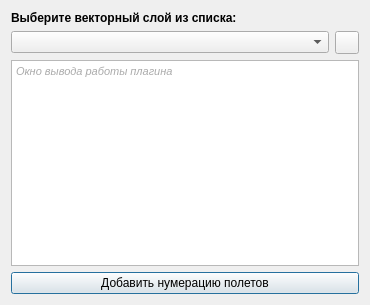
<?xml version="1.0" encoding="UTF-8"?>
<ui version="4.0">
 <class>Dialog</class>
 <widget class="QDialog" name="Dialog">
  <property name="geometry">
   <rect>
    <x>0</x>
    <y>0</y>
    <width>370</width>
    <height>305</height>
   </rect>
  </property>
  <property name="windowTitle">
   <string>Dialog</string>
  </property>
  <layout class="QVBoxLayout" name="verticalLayout_2">
   <item>
    <layout class="QVBoxLayout" name="verticalLayout">
     <item>
      <widget class="QLabel" name="label_1">
       <property name="font">
        <font>
         <weight>75</weight>
         <bold>true</bold>
        </font>
       </property>
       <property name="text">
        <string>Выберите векторный слой из списка:</string>
       </property>
      </widget>
     </item>
     <item>
      <layout class="QHBoxLayout" name="horizontalLayout_2">
       <item>
        <widget class="QComboBox" name="comboBox"/>
       </item>
       <item>
        <widget class="QToolButton" name="toolButton_cbreload">
         <property name="text">
          <string/>
         </property>
         <property name="icon">
          <iconset>
           <normaloff>../icon_reload.png</normaloff>../icon_reload.png</iconset>
         </property>
        </widget>
       </item>
      </layout>
     </item>
     <item>
      <widget class="QTextEdit" name="textEdit">
       <property name="enabled">
        <bool>true</bool>
       </property>
       <property name="readOnly">
        <bool>true</bool>
       </property>
       <property name="html">
        <string>&lt;!DOCTYPE HTML PUBLIC &quot;-//W3C//DTD HTML 4.0//EN&quot; &quot;http://www.w3.org/TR/REC-html40/strict.dtd&quot;&gt;
&lt;html&gt;&lt;head&gt;&lt;meta name=&quot;qrichtext&quot; content=&quot;1&quot; /&gt;&lt;style type=&quot;text/css&quot;&gt;
p, li { white-space: pre-wrap; }
&lt;/style&gt;&lt;/head&gt;&lt;body style=&quot; font-family:'MS Shell Dlg 2'; font-size:8.25pt; font-weight:400; font-style:normal;&quot;&gt;
&lt;p style=&quot; margin-top:0px; margin-bottom:0px; margin-left:0px; margin-right:0px; -qt-block-indent:0; text-indent:0px;&quot;&gt;&lt;span style=&quot; font-style:italic; color:#aaaaaa;&quot;&gt;Окно вывода работы плагина&lt;/span&gt;&lt;/p&gt;&lt;/body&gt;&lt;/html&gt;</string>
       </property>
       <property name="acceptRichText">
        <bool>false</bool>
       </property>
      </widget>
     </item>
     <item>
      <widget class="QPushButton" name="pushButton">
       <property name="text">
        <string>Добавить нумерацию полетов</string>
       </property>
      </widget>
     </item>
    </layout>
   </item>
  </layout>
 </widget>
 <resources/>
 <connections/>
</ui>
